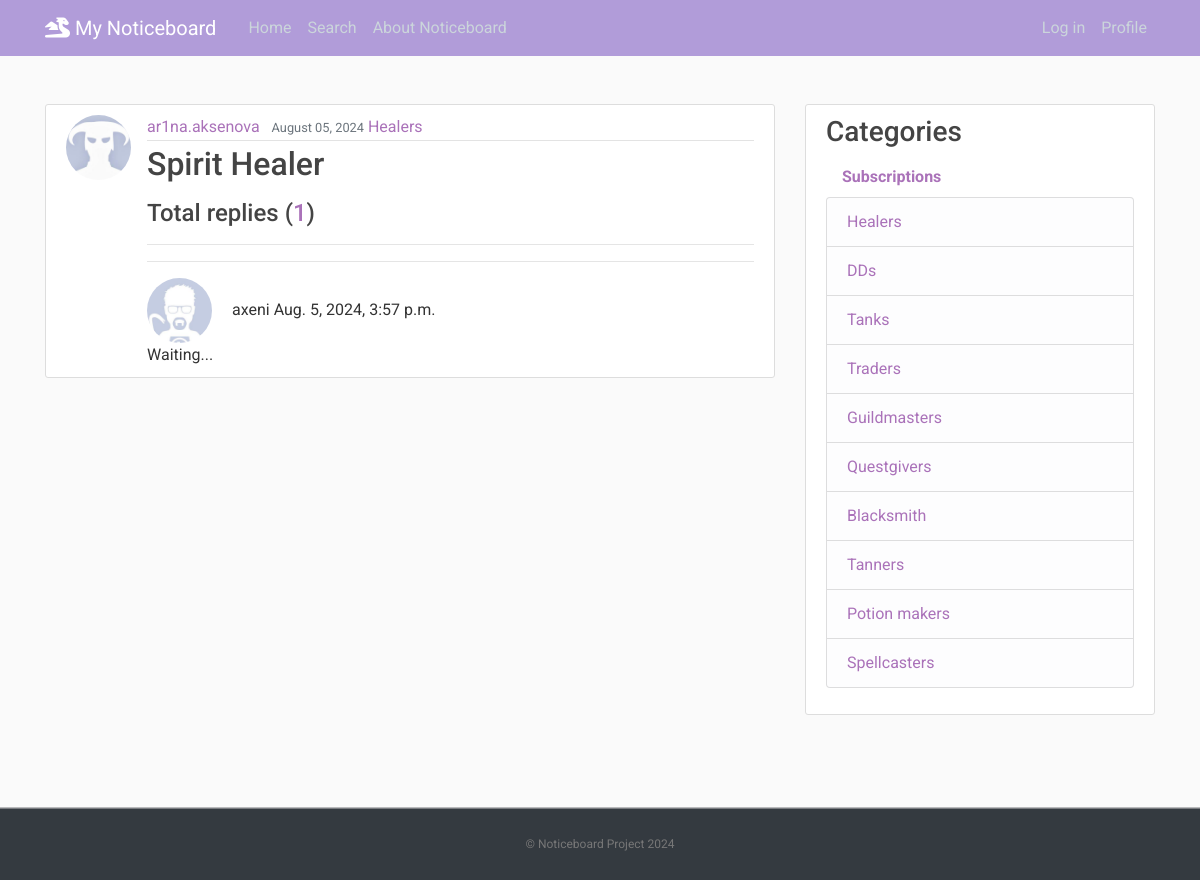
The page /notice/24/ on the database its author committed.
### Noticeboard/models.py (models this page shows, shortened)
class Notice(models.Model):
    title = models.CharField(max_length=100)
    content = QuillField()
    date_posted = models.DateTimeField(auto_now_add=True)
    author = models.ForeignKey(User, on_delete=models.CASCADE)
    category = models.ForeignKey(Category, on_delete=models.CASCADE, related_name='name')

class Category(models.Model):
    category_name = models.CharField(default=1, max_length=255, unique=True)
    def __str__(self):
        return str(self.category_name)

class Reply(models.Model):
    reply_content = models.TextField()
    date = models.DateTimeField(default=timezone.now)
    notice = models.ForeignKey(Notice, on_delete=models.CASCADE, related_name='notice_replies')
    commentator = models.ForeignKey(User, on_delete=models.CASCADE)
    accept = models.ManyToManyField(User, related_name='accepted')
    class Meta:
        ordering = ['-date']

### users/models.py (models this page shows, shortened)
class Profile(models.Model):
    user = models.OneToOneField(User, on_delete=models.CASCADE)
    image = models.ImageField(default='default.jpg', upload_to='profile_pics')

### Noticeboard/views.py (the view)
# urls.py: path('notice/<int:pk>/', NoticeDetailView.as_view(), name='notice-detail'),
class NoticeDetailView(DetailView):
    model = Notice
    paginate_by = 5

### templates/Noticeboard/notice_detail.html (shortened to what this page needs)
{% extends "flatpages/base.html" %}
{% load static %}
{% block content %}
  <article class="media content-section">
    <img class="rounded-circle article-img" src="{{ notice.author.profile.image.url }}">
    <div class="media-body">
      <div class="article-metadata">
        <a class="mr-2" style="color:#AA72B9" href="{% url 'users-notices' notice.author.username %}">{{ object.author }}</a>
        <small class="text-muted">{{ object.date_posted|date:"F d, Y" }}</small>
        <a class="mr-2" style="color:#AA72B9;" href="{% url 'category' object.category.id %}">{{ object.category }}</a>
      </div>
      <h2 class="article-title">{{ object.title }}</h2>
      <h4 class="mb-3">Total replies (<span style="color:#AA72B9;">{{ object.notice_replies.all.count }}</span>)</h4>
      {% if object.notice_replies.all %}
        <hr>
        {% for reply in object.notice_replies.all %}<hr>
        <tr>
            <td><img class="rounded-circle article-img" src="{{ reply.commentator.profile.image.url }}"></td>
            <td>{{ reply.commentator }}</td>
            <td>{{ reply.date }}</td><br>
            <td>{{ reply.reply_content }}</td><br>
        </tr>
        {% endfor %}
      {% else %}
       <h4 style="color:#AA72B9;">No Replies Yet!</h4>
        {% if notice.author != user %}
            <a class="btn btn-secondary btn-sm mt-1 mb-1" href="{% url 'reply-create' object.id %}">Be the first to reply!</a>
                <hr>
        {% endif %}
   {% endif %}
    </div>
  </article>
{% endblock content %}

### static/css/main.css (style rules this page uses)
body, html { width:100%; height:100% }
body { margin:0; padding:0; background: #fafafa; color: #333333; margin-top: 5rem; font-family:Roboto; }
h1, h2, h3, h4, h5, h6 { color: #444444; }
.content-section { background: #ffffff; padding: 10px 20px; border: 1px solid #dddddd; border-radius: 3px; margin-bottom: 20px; }
.article-title { color: #444444; }
.article-img { height: 65px; width: 65px; margin-right: 16px; }
.article-metadata { padding-bottom: 1px; margin-bottom: 4px; border-bottom: 1px solid #e3e3e3 }

### rows shown on the page
Notice: author.profile.image (placeholder picture), author "ar1na.aksenova", date_posted "August 05, 2024", category "Healers", title "Spirit Healer", notice_replies.all.count "1"
Reply: commentator.profile.image (picture), commentator "axeni", date "Aug. 5, 2024, 3:57 p.m.", reply_content "Waiting..."
